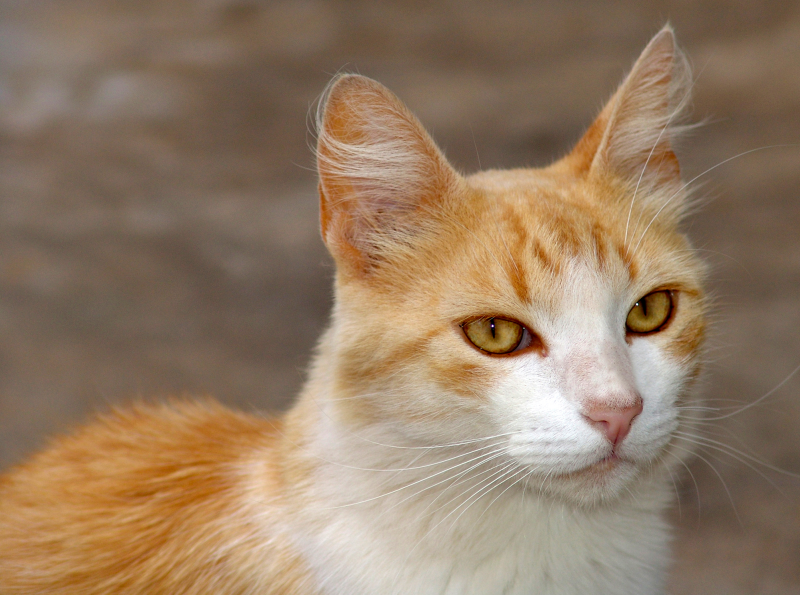
#> input picture 3F-ReducaoDeDimensionalidadeEmImagensParaRedesNeurais/gato.jpg, 2400 x 1784 px (shown at 1/3 size)
$ python reducao.py
#> lines starting #> are read from the running program, lines starting #| are printed output that depends on the picture; after the words box and inside, x2 and y2 are one past the last pixel; in counts of white or black regions, pixels touching at a corner belong together
import cv2
import numpy as np

def ResizeWithAspectRatio(image, width=None, height=None, inter=cv2.INTER_AREA):
    dim = None
    (h, w) = image.shape[:2]

    if width is None and height is None:
        return image
    if width is None:
        r = height / float(h)
        dim = (int(w * r), height)
    else:
        r = width / float(w)
        dim = (width, int(h * r))

    return cv2.resize(image, dim, interpolation=inter)

def binarizar_imagem(caminho_arquivo):
#> called with caminho_arquivo = 'gato.jpg'
	img = cv2.imread(caminho_arquivo)
#> img is the input picture: shape (1784, 2400, 3); mean B, G, R 100.3, 124.2, 148.2
	img = cv2.cvtColor(img, cv2.COLOR_BGR2GRAY)
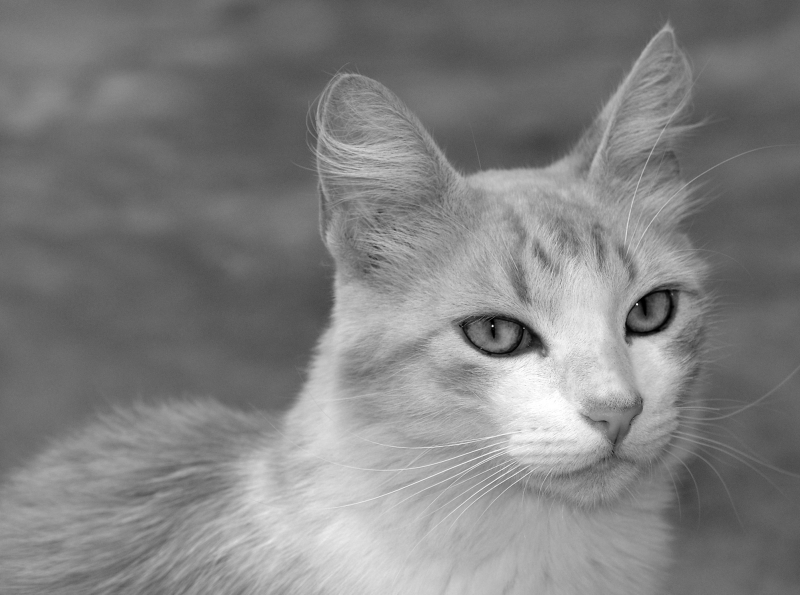
#> img: shape (1784, 2400) (shown at 1/3 size); min 0, max 255, mean 128.7
	suave = cv2.GaussianBlur(img, (7, 7), 0)  # aplica blur
	(T, bin) = cv2.threshold(suave, 160, 255, cv2.THRESH_BINARY)
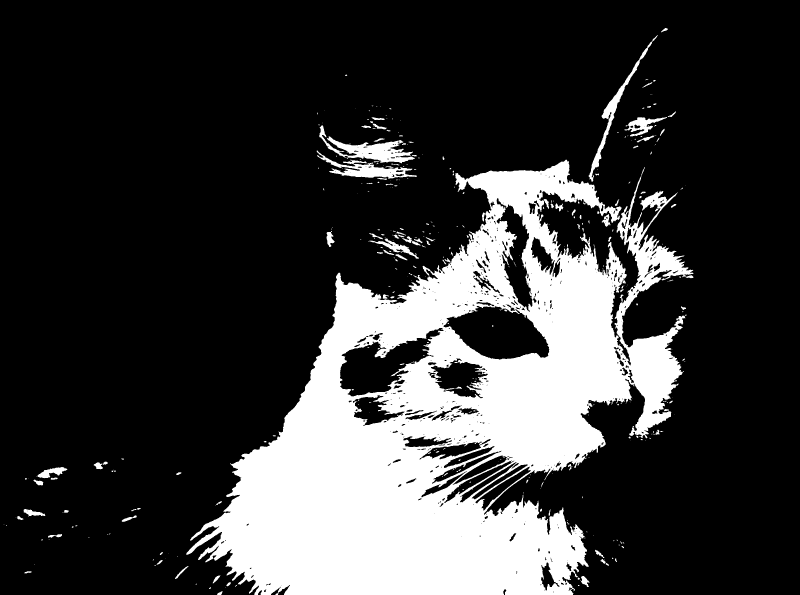
#> bin: shape (1784, 2400) (shown at 1/3 size); 22.1% white; 383 white regions (243 under 20 px), largest, box (x1, y1, x2, y2) and area: (559, 479, 2080, 1784) 904679, (958, 376, 1244, 490) 9980, (950, 452, 1250, 536) 7195
	(T, binI) = cv2.threshold(suave, 160, 255, cv2.THRESH_BINARY_INV)
	resultado = np.vstack([
		np.hstack([suave, bin]),
		np.hstack([binI, cv2.bitwise_and(img, img, mask = binI)])
		])
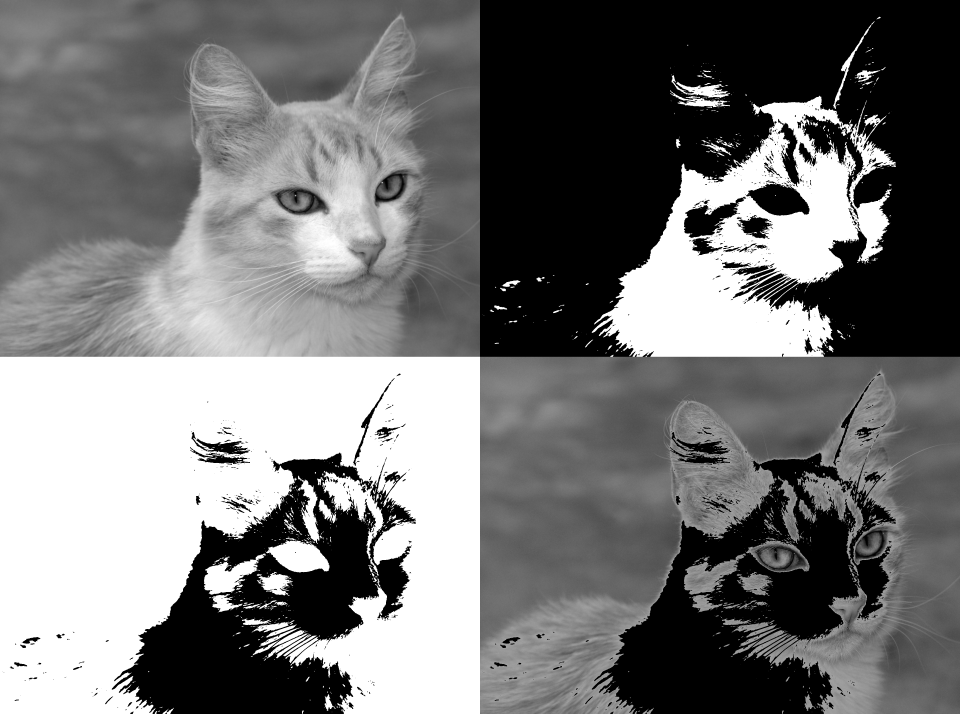
#> resultado: shape (3568, 4800) (shown at 1/5 size); min 0, max 255, mean 117.7

	return resultado

imagem_binarizada = binarizar_imagem('gato.jpg')
resize = ResizeWithAspectRatio(imagem_binarizada, width=1280)
cv2.imshow('Binarização da imagem', resize)
cv2.waitKey(0)
